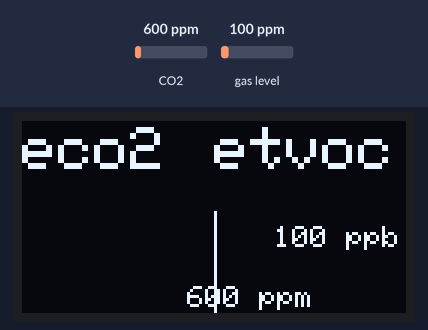
Simulated run of this sketch. Board: Arduino Uno, built with avr-gcc and run on an emulated ATmega328P. Shown: 128×64 one-colour display. The test bench sets the inputs (shaded band); at power-on: CO2 600 ppm, gas level 100 ppm. What the sketch prints to the serial monitor is not drawn.

Above: at 6.3 s.
6.4 s: CO2 set to 452 ppm
At 11.1 s:
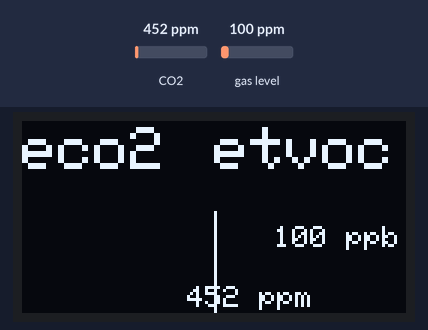
12.0 s: gas level set to 20 ppm
At 16.1 s:
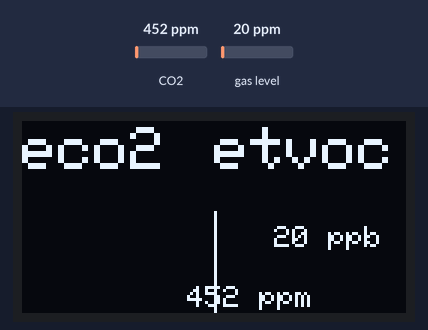
17.6 s: CO2 set to 1050 ppm
At 21.1 s:
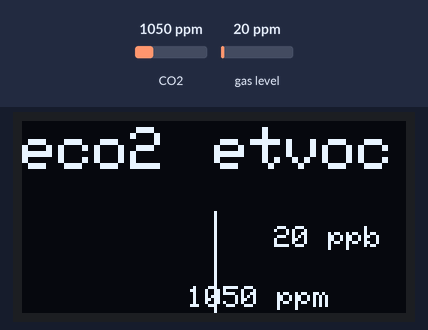
23.2 s: gas level set to 250 ppm
At 26.2 s:
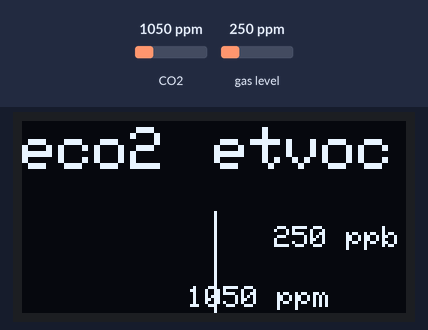
Timing chart, 0 to 27.7 s (numbered marks = the images above; inputs shaded):
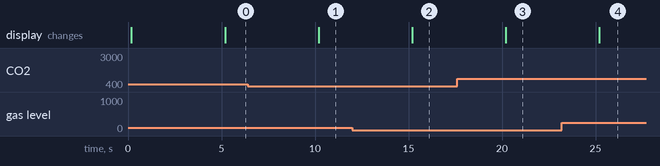

The sketch:

ccs811.ino
```cpp
/*
        _          _ ______ _____ _____
       (_)        | |  ____|  __ \_   _|
  _ __  ___  _____| | |__  | |  | || |
 | '_ \| \ \/ / _ \ |  __| | |  | || |
 | |_) | |>  <  __/ | |____| |__| || |_
 | .__/|_/_/\_\___|_|______|_____/_____|
 | |
 |_|

www.pixeledi.eu | https://linktr.ee/pixeledi
CCS811 Sensor | V1.0 | 10.2023
*/

#include <Wire.h>
#include "Adafruit_CCS811.h"
#include <Adafruit_GFX.h>
#include <Adafruit_SSD1306.h>
#include "grafics.h"

Adafruit_CCS811 ccs;

#define SCREEN_WIDTH 128  // OLED display width, in pixels
#define SCREEN_HEIGHT 64  // OLED display height, in pixels
Adafruit_SSD1306 display(SCREEN_WIDTH, SCREEN_HEIGHT, &Wire, -1);
unsigned long previousMillis = 0;
uint16_t eco2, etvoc;

void showSensorValues() {
  display.clearDisplay();
  display.setTextSize(1);
  display.setTextColor(WHITE);
  // eco2 data.
  display.setCursor(0, 2);
  display.setTextSize(2);
  display.print("eco2");

  display.setCursor(55, 55);
  display.setTextSize(1);
  display.print(eco2);
  display.print(" ppm ");

  display.drawLine(SCREEN_WIDTH / 2, 30, SCREEN_WIDTH / 2, SCREEN_HEIGHT, WHITE);

  byte halfscreen = SCREEN_WIDTH / 2;
  display.setTextSize(2);
  display.setCursor(halfscreen, 2);
  display.print("etvoc");

  display.setCursor(halfscreen + 20, 35);
  display.setTextSize(1);
  display.print(etvoc);
  display.print(" ppb ");

  display.display();
}

void getSensorValues() {

  if (ccs.available()) {
    if (!ccs.readData()) {
      //globals
      eco2 = ccs.geteCO2();
      etvoc = ccs.getTVOC();
    } else {
      Serial.println("ERROR!");
      while (1)
        ;
    }
  }
}

void setup() {

  Serial.begin(115200);
  Wire.begin();

  display.begin(SSD1306_SWITCHCAPVCC, 0x3C);
  delay(100);
  Serial.println("loading image");
  writeTextAndGrafic("C02", "Sensor", mylogo);  // function in grafics.h

  if (!ccs.begin()) {
    Serial.println("Failed to start sensor! Please check your wiring.");
    while (1)
      ;
  }

  // Wait for the sensor to be ready could be a few seconds
  while (!ccs.available())
    ;

  //show additional 5 sec the logo
  delay(5000);
  Serial.println("setup finished");
}

void loop() {


  unsigned long currentMillis = millis();

  if (currentMillis - previousMillis >= 5000) {
    previousMillis = currentMillis;
    getSensorValues();
    showSensorValues();
  }
}
```

Source omitted: grafics.h (data table, 1813 bytes)

Measured:
- after the input at 6.4 s, the display: changes after 3.8 s (image 1)
- after the input at 12.0 s, the display: changes after 3.2 s (image 2)
- after the input at 17.6 s, the display: changes after 2.6 s (image 3)
- after the input at 23.2 s, the display: changes after 2.0 s (image 4)
